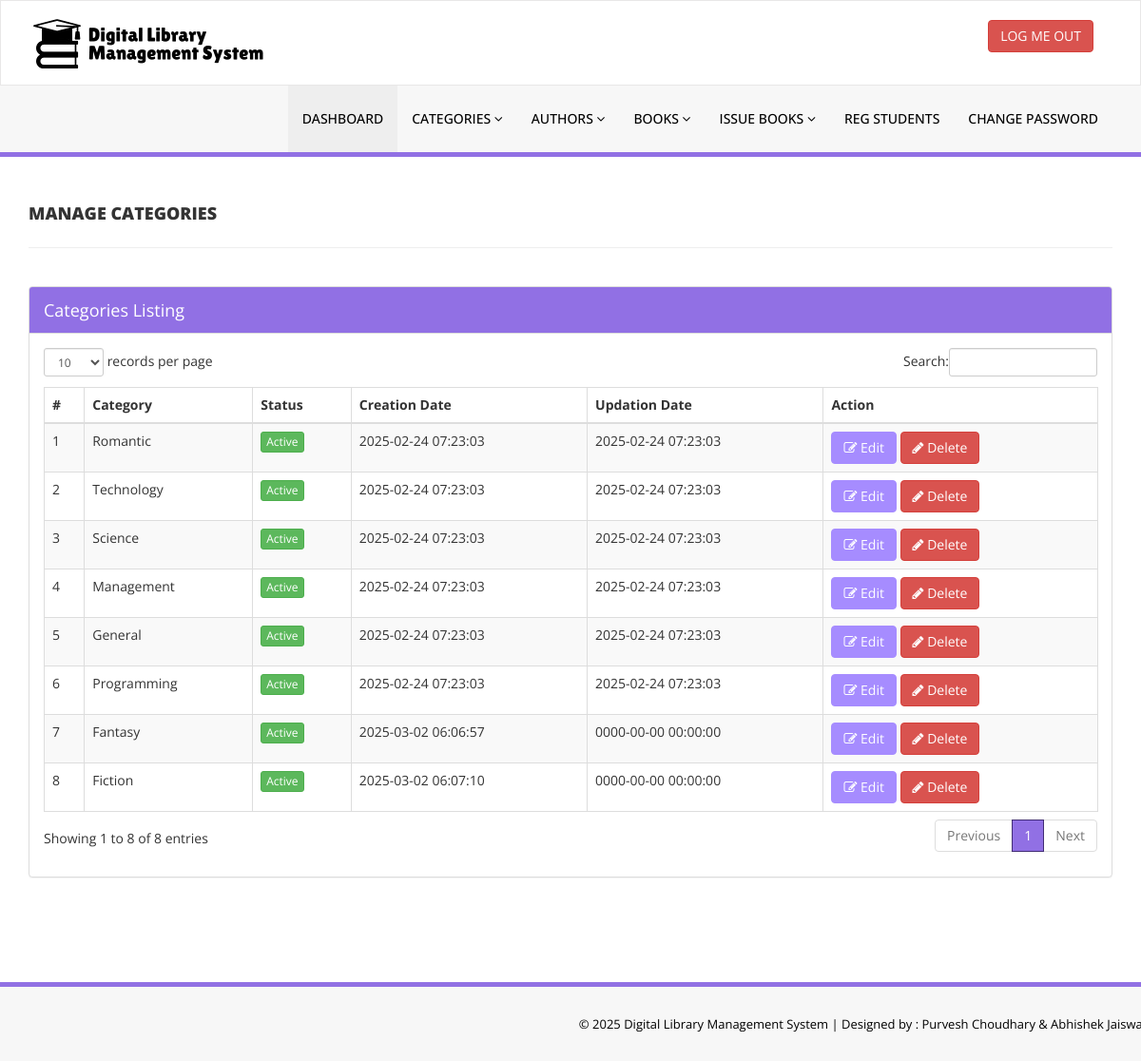
The app's page /admin/manage-categories.php (signed in) with its own data.
### tables this page shows
CREATE TABLE `tblcategory` (
  `id` int(11) NOT NULL,
  `CategoryName` varchar(150) DEFAULT NULL,
  `Status` int(1) DEFAULT NULL,
  `CreationDate` timestamp NULL DEFAULT current_timestamp(),
  `UpdationDate` timestamp NULL DEFAULT '0000-00-00 00:00:00' ON UPDATE current_timestamp()
);

### admin/manage-categories.php (the view, shortened to what this page needs)
<?php
include('includes/config.php');
if(strlen($_SESSION['alogin'])==0)
    {
header('location:index.php');
}
else{
    ?>
<!DOCTYPE html>
<html xmlns="http://www.w3.org/1999/xhtml">
<head>
    <link href="assets/css/bootstrap.css" rel="stylesheet" />
    <link href="assets/css/font-awesome.css" rel="stylesheet" />
    <link href="assets/js/dataTables/dataTables.bootstrap.css" rel="stylesheet" />
    <link href="assets/css/style.css" rel="stylesheet" />
</head>
<body>
<?php include('includes/header.php');?>
    <div class="content-wrapper">
         <div class="container">
        <div class="row pad-botm">
            <div class="col-md-12">
                <h4 class="header-line">Manage Categories</h4>
    </div>
     <div class="row">
</div>
        </div>
            <div class="row">
                <div class="col-md-12">
                    <div class="panel panel-default">
                        <div class="panel-heading">
                           Categories Listing
                        </div>
                        <div class="panel-body">
                            <div class="table-responsive">
                                <table class="table table-striped table-bordered table-hover" id="dataTables-example">
                                    <thead>
                                        <tr>
                                            <th>#</th>
                                            <th>Category</th>
                                            <th>Status</th>
                                            <th>Creation Date</th>
                                            <th>Updation Date</th>
                                            <th>Action</th>
                                        </tr>
                                    </thead>
                                    <tbody>
<?php $sql = "SELECT * from  tblcategory";
$query = $dbh -> prepare($sql);
$query->execute();
$results=$query->fetchAll(PDO::FETCH_OBJ);
$cnt=1;
if($query->rowCount() > 0)
{
foreach($results as $result)
{               ?>
                                        <tr class="odd gradeX">
                                            <td class="center"><?php echo htmlentities($cnt);?></td>
                                            <td class="center"><?php echo htmlentities($result->CategoryName);?></td>
                                            <td class="center"><?php if($result->Status==1) {?>
                                            <a href="#" class="btn btn-success btn-xs">Active</a>
                                            <?php } else {?>
                                            <a href="#" class="btn btn-danger btn-xs">Inactive</a>
                                            <?php } ?></td>
                                            <td class="center"><?php echo htmlentities($result->CreationDate);?></td>
                                            <td class="center"><?php echo htmlentities($result->UpdationDate);?></td>
                                            <td class="center">
                                            <a href="edit-category.php?catid=<?php echo htmlentities($result->id);?>"><button class="btn btn-primary"><i class="fa fa-edit "></i> Edit</button>
                                          <a href="manage-categories.php?del=<?php echo htmlentities($result->id);?>" onclick="return confirm('Are you sure you want to delete?');"" >  <button class="btn btn-danger"><i class="fa fa-pencil"></i> Delete</button>
                                            </td>
                                        </tr>
 <?php $cnt=$cnt+1;}} ?>
                                    </tbody>
                                </table>
                            </div>
                        </div>
                    </div>
                </div>
            </div>
    </div>
    </div>
  <?php include('includes/footer.php');?>
</body>
</html>
<?php } ?>

### admin/assets/css/style.css (style rules this page uses)
.content-wrapper { margin-top: 40px; min-height:800px; padding-bottom:90px; }
.header-line { font-weight:900; padding-bottom:25px; border-bottom:1px solid #eeeeee; text-transform:uppercase; }
.pad-botm { padding-bottom:30px; }

### records on screen
tblcategory: CategoryName "Romantic", Status "Active", CreationDate "2025-02-24 07:23:03", UpdationDate "2025-02-24 07:23:03"
tblcategory: CategoryName "Technology", Status "Active", CreationDate "2025-02-24 07:23:03", UpdationDate "2025-02-24 07:23:03"
tblcategory: CategoryName "Science", Status "Active", CreationDate "2025-02-24 07:23:03", UpdationDate "2025-02-24 07:23:03"
tblcategory: CategoryName "Management", Status "Active", CreationDate "2025-02-24 07:23:03", UpdationDate "2025-02-24 07:23:03"
tblcategory: CategoryName "General", Status "Active", CreationDate "2025-02-24 07:23:03", UpdationDate "2025-02-24 07:23:03"
tblcategory: CategoryName "Programming", Status "Active", CreationDate "2025-02-24 07:23:03", UpdationDate "2025-02-24 07:23:03"
tblcategory: CategoryName "Fantasy", Status "Active", CreationDate "2025-03-02 06:06:57", UpdationDate "0000-00-00 00:00:00"
tblcategory: CategoryName "Fiction", Status "Active", CreationDate "2025-03-02 06:07:10", UpdationDate "0000-00-00 00:00:00"
